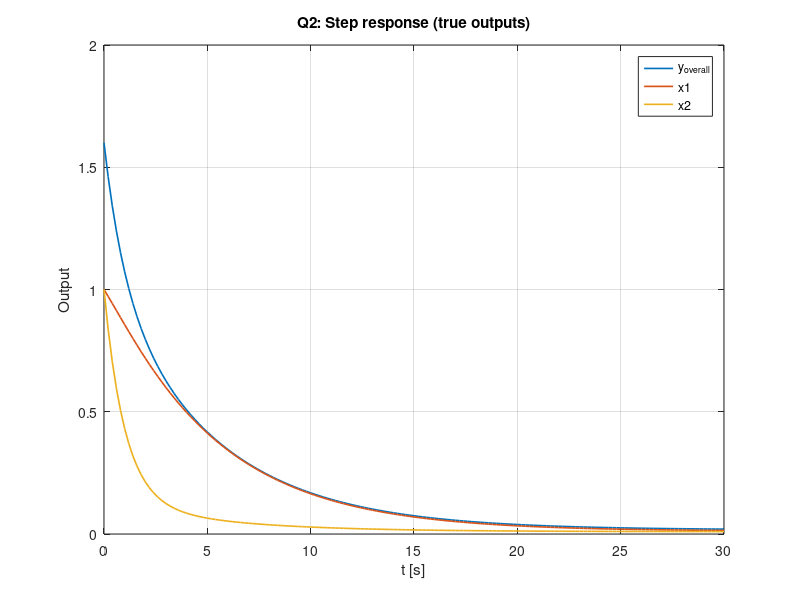

This figure's MATLAB source: (Note: this script raises an error after producing the figure.)
%% Case study — Grinding-classification process (MATLAB)
% DIAGNOSIS AND OBSERVERS — Case study (Grinding-classification process)
% Numerical values:
%   T1 = 5 min, T2 = 1 min, k1 = 0.5, k2 = 0.3, k3 = 0.1
% Measurement configurations:
%   Case 1: measured overall output flow rate y(t),
%   Case 2: measured output flow rate x1(t) of grinder 1,
%   Case 3: measured output flow rate x2(t) of grinder 2,
%   Case 4: measured overall output flow together with the output flow of grinder 1.
%
% "Whatever the sensor configuration used, the three first outputs will always be reconstructed:
%  the overall flow rate and partial flow rates."  (i.e., [y_overall; x1; x2])
%
% -------------------------------------------------------------------------
clear; clc; close all;

%% Parameters (from statement)
T1 = 5;  T2 = 1;
k1 = 0.5; k2 = 0.3; k3 = 0.1;

% Time base for simulations
t = 0:0.2:30;
dt = t(2)-t(1);

% Input
% The statement says: "Assuming a step input u0 = 1 T/h"
% If flows are in T/min, 1 T/h = 1/60 T/min.
u0_Th = 1;          % 1 T/h (as written)
u0    = u0_Th/60;   % convert to T/min (recommended for consistency)
u     = u0*ones(size(t));

% Initial condition (choose something nonzero to see convergence)
x0 = [1; 1];

%% ========================================================================
% Question 1: System equation
% ▪ Formulate the system operation in symbolic equations.
% ▪ Using as state variables the outlet flow rates of the two grinders,
%   and as the measured variable the system output, write explicitly the
%   state equations of the system in the form:
%   dx(t)/dt = A x(t) + B u(t)
%   y(t)     = C x(t)
%% ========================================================================

% States: x = [x1; x2] (outlet flow of grinder 1 and grinder 2)
% Standard derived model (consistent with the case-study structure):
A = [ -1/T1,   k2/T1;
      k3/T2,  -1/T2 ];

B = [ (1-k1)/T1;
       k1/T2 ];

% Always reconstructed outputs (3 outputs):
% y1 = overall output flow rate
% y2 = x1
% y3 = x2
C_full = [ (1-k3), (1-k2);
           1,      0;
           0,      1 ];
D_full = zeros(3,1);

% Measurement matrices for instrumentation cases:
C1 = [ (1-k3), (1-k2) ];        % Case 1: measure overall output only
C2 = [ 1, 0 ];                  % Case 2: measure x1 only
C3 = [ 0, 1 ];                  % Case 3: measure x2 only
C4 = [ (1-k3), (1-k2);  1, 0 ]; % Case 4: measure [overall; x1]

fprintf("\n=== Q1 ANSWERS ===\n");
disp("A = "); disp(A);
disp("B = "); disp(B);
disp("C_full = [y_overall; x1; x2] = "); disp(C_full);

%% ========================================================================
% Question 2: Stability study
% • Is the system stable?
% • Does stability depend on the numerical values of the parameters ki, and Ti?
% • Check these results on Matlab.
% • In the single-output case (cases 1-3), derive the transfer function:
% • Assuming a step input u0 = 1 T/h, determine the steady-state values.
% • Reproduce and simulate all these results in Matlab; simulate the system’s step.
%% ========================================================================

fprintf("\n=== Q2 ANSWERS: Stability ===\n");
eigA = eig(A);
disp("Eigenvalues(A) = "); disp(eigA);

if all(real(eigA) < 0)
    fprintf("System is STABLE (all eigenvalues have negative real part).\n");
else
    fprintf("System is NOT stable.\n");
end

% Transfer functions for cases 1–3 (SISO)
sys1 = ss(A,B,C1,0);
sys2 = ss(A,B,C2,0);
sys3 = ss(A,B,C3,0);

G1 = tf(sys1); G2 = tf(sys2); G3 = tf(sys3);

fprintf("\n=== Q2 ANSWERS: Transfer functions (single-output cases 1–3) ===\n");
disp("Case 1: G1(s) = Y_overall(s)/U(s) = "); disp(G1);
disp("Case 2: G2(s) = X1(s)/U(s)        = "); disp(G2);
disp("Case 3: G3(s) = X2(s)/U(s)        = "); disp(G3);

% Steady state for step u0 (converted to T/min)
x_ss = -A\(B*u0);
y_ss = C_full*x_ss;

fprintf("\n=== Q2 ANSWERS: Steady-state for step u0 = 1 T/h (converted to 1/60 T/min) ===\n");
disp("x_ss = [x1_ss; x2_ss] = "); disp(x_ss);
disp("[y_overall_ss; x1_ss; x2_ss] = "); disp(y_ss);

% Step simulation (true plant outputs)
sys_full = ss(A,B,C_full,D_full);
[y_true, t_out, x_true] = lsim(sys_full, u, t, x0);

figure;
plot(t_out, y_true, 'LineWidth', 1.2);
grid on; xlabel('t [s]'); ylabel('Output');
title('Q2: Step response (true outputs)'); legend('y_{overall}','x1','x2','Location','best');

%% ========================================================================
% Question 3: Study of controllability and observability
% ▪ Controllability analysis
% • Is the system controllable?
% • Does controllability depend on the numerical values of the parameters ki and Ti?
% ▪ Observability analysis
% • Is the system observable when using only any one of the first three sensors?
% • Does observability depend on the numerical values of the parameters ki and Ti?
%% ========================================================================

fprintf("\n=== Q3 ANSWERS: Controllability ===\n");
Rc = rank(ctrb(A,B));
fprintf("rank(ctrb(A,B)) = %d (need 2)\n", Rc);
fprintf("Controllable? %s\n", string(Rc==2));

fprintf("\n=== Q3 ANSWERS: Observability ===\n");
Ro1 = rank(obsv(A,C1));
Ro2 = rank(obsv(A,C2));
Ro3 = rank(obsv(A,C3));
Ro4 = rank(obsv(A,C4));

fprintf("Case 1 (C1): rank = %d -> Observable? %s\n", Ro1, string(Ro1==2));
fprintf("Case 2 (C2): rank = %d -> Observable? %s\n", Ro2, string(Ro2==2));
fprintf("Case 3 (C3): rank = %d -> Observable? %s\n", Ro3, string(Ro3==2));
fprintf("Case 4 (C4): rank = %d -> Observable? %s\n", Ro4, string(Ro4==2));

%% ========================================================================
% Question 4: State reconstruction via a full-order observer
% ▪ To estimate the full state of the system, use the Luenberger observer with the following structure:
%   d(xhat)/dt = A xhat(t) + B u(t) + L( y(t) - yhat(t) )
% ▪ yhat(t) = C xhat(t)
% ▪ Let x~(t) be the state estimation error defined by: x~(t) = x(t) - xhat(t)
% ▪ Derive the differential equation of the estimation error dynamics.
% ▪ Find how to adjust the gain L so that the estimation error converges to zero.
% ▪ Choose L to assign the observer poles (eigenvalues of A - LC) a priori:
%   {-0.5, -1.0} or {-1.5, -2.0} or {-2.5, -3.0}.
% ▪ In practice, compute L by duality with pole placement on (A', C'):
%   find K s.t. A' - C'K has desired eigenvalues, then L = K'.
%% ========================================================================

% We must pick which measurement is used by the observer.
% Common choice: Case 1 measurement (overall output only)
C_meas = C1;

pole_sets = {[-0.5 -1.0], [-1.5 -2.0], [-2.5 -3.0]};
L_sets = cell(size(pole_sets));

fprintf("\n=== Q4 ANSWERS: Observer gains L for each pole set (using C1) ===\n");
for i=1:numel(pole_sets)
    poles = pole_sets{i};
    L_sets{i} = place(A', C_meas', poles)'; % duality
    fprintf("Poles = %s\n", mat2str(poles));
    disp("L = "); disp(L_sets{i});
    disp("eig(A - L*C) = "); disp(eig(A - L_sets{i}*C_meas));
end

% Choose two pole configurations needed later (Q5/Q6):
L_15_2  = L_sets{2}; % poles [-1.5 -2.0]
L_25_3  = L_sets{3}; % poles [-2.5 -3.0]

%% ========================================================================
% Question 5: Influence of a sensor fault
% We assume sensors 1 and 2 provide biased measurements:
% • +0.5 kg/min between 5.8s and 6.4s for sensor 1,
% • −0.25 kg/min between 11.8s and 12.4s for sensor 2.
% The output equation: y(t) = C x(t) + H m(t), with H = I here.
% Poles placed at {-1.5, -2.0}, then at {-2.5, -3}.
% • Write state estimation error as a function of m(t) and L.
% • Write transfer functions relating m(t) to residual y~(t).
% • Plot reconstruction errors (residuals) for the three outputs.
% Express/plot estimation error and explain how bias can be detected.
%% ========================================================================

% Practical simulation: create faulty measurements for the 3 reconstructed outputs:
%   y_fault = y_true + m(t)  (since H=I)
m = zeros(numel(t),3);
m(t>=5.8 & t<=6.4, 1)  = +0.5;   % sensor 1 bias on y_overall
m(t>=11.8 & t<=12.4,2) = -0.25;  % sensor 2 bias on x1 measurement
% sensor 3: no bias here

y_fault = y_true + m;

% Observer uses ONLY measurement channel Case 1 => y_meas = y_fault(:,1)
y_meas = y_fault(:,1);

% Function: simulate observer for given L (Euler integration for transparency)
simulate_observer = @(Lgain) local_observer_sim(A,B,C_meas,C_full,u,y_meas,t,Lgain);

% Run for the two requested pole sets
[xhat_a, yhat_a, r_a] = simulate_observer(L_15_2);
[xhat_b, yhat_b, r_b] = simulate_observer(L_25_3);

% Residuals: r = y_measured_full - yhat_full
% where y_measured_full is y_fault (all reconstructed outputs are compared)
r_a = y_fault - yhat_a;
r_b = y_fault - yhat_b;

figure;
plot(t, r_a, 'LineWidth', 1.2);
grid on; xlabel('t [s]'); ylabel('Residual');
title('Q5: Residuals with sensor bias (observer poles [-1.5 -2.0])');
legend('r_{overall}','r_{x1}','r_{x2}','Location','best');

figure;
plot(t, r_b, 'LineWidth', 1.2);
grid on; xlabel('t [s]'); ylabel('Residual');
title('Q5: Residuals with sensor bias (observer poles [-2.5 -3.0])');
legend('r_{overall}','r_{x1}','r_{x2}','Location','best');

fprintf("\n=== Q5 CONCRETE ANSWER (how to detect) ===\n");
fprintf("Detect fault by thresholding residuals: |r_i(t)| > gamma for a sustained time.\n");
fprintf("Bias windows should appear clearly in r_overall (5.8–6.4s) and r_x1 (11.8–12.4s).\n");

%% ========================================================================
% Question 6: Influence of measurement noise
% Additive Gaussian noise b(t) with zero mean and variance sigma^2 = 0.0225 on sensors 1,2,3.
% y(t) = Cx(t) + Hm(t) + b(t).
% Poles placed at {-1.5, -2.0}, then at {-2.5, -3}.
% • Write state estimation error as a function of b(t) and L.
% • Write transfer functions relating b(t) to residual y~(t).
% • Plot reconstruction errors (residuals) for the three outputs.
%% ========================================================================

sigma2 = 0.0225;
sigma  = sqrt(sigma2);

rng(1);
b = sigma*randn(numel(t),3);

y_noisy_faulty = y_true + m + b;

y_meas_n = y_noisy_faulty(:,1);

simulate_observer_noise = @(Lgain) local_observer_sim(A,B,C_meas,C_full,u,y_meas_n,t,Lgain);

[xhat_an, yhat_an] = simulate_observer_noise(L_15_2);
[xhat_bn, yhat_bn] = simulate_observer_noise(L_25_3);

r_an = y_noisy_faulty - yhat_an;
r_bn = y_noisy_faulty - yhat_bn;

figure;
plot(t, r_an, 'LineWidth', 1.2);
grid on; xlabel('t [s]'); ylabel('Residual');
title('Q6: Residuals with noise+faults (poles [-1.5 -2.0])');
legend('r_{overall}','r_{x1}','r_{x2}','Location','best');

figure;
plot(t, r_bn, 'LineWidth', 1.2);
grid on; xlabel('t [s]'); ylabel('Residual');
title('Q6: Residuals with noise+faults (poles [-2.5 -3.0])');
legend('r_{overall}','r_{x1}','r_{x2}','Location','best');

fprintf("\n=== Q6 CONCRETE ANSWER ===\n");
fprintf("Noise makes residuals nonzero even without faults -> use thresholds (e.g., 3*sigma) and persistence.\n");
fprintf("Faster poles often increase noise sensitivity but improve fault responsiveness.\n");

%% ========================================================================
% Question 7: Multiple observers and fault signatures
% A bank of observers is used (limit to four observers):
%   - first sensor alone (Case 1),
%   - second sensor alone (Case 2),
%   - first and second sensors (Case 4),
%   - third sensor alone (Case 3).
% Show that this device can detect and locate sensor faults.
%% ========================================================================

fprintf("\n=== Q7: Bank of observers (fault isolation) ===\n");

C_bank = {C1, C2, C4, C3};
names  = {'Obs(C1): overall', 'Obs(C2): x1', 'Obs(C4): [overall;x1]', 'Obs(C3): x2'};

poles_bank = [-1.5 -2.0];
L_bank = cell(size(C_bank));

for i=1:numel(C_bank)
    Ci = C_bank{i};
    try
        L_bank{i} = place(A', Ci', poles_bank)'; % observer gain for that sensor set
        fprintf("%s -> OK, rank(obsv)=%d\n", names{i}, rank(obsv(A,Ci)));
    catch
        fprintf("%s -> NOT designable (not observable with this Ci)\n", names{i});
        L_bank{i} = [];
    end
end

% Simple isolation idea:
% - each observer uses its own measured y_i(t) (with its sensor faults)
% - compare innovation residuals: e_i(t)=y_i(t) - C_i xhat_i(t)
% - the observer that uses the faulty sensor sees a clear innovation signature.

fprintf("Concrete isolation rule:\n");
fprintf("  If sensor 1 is biased: observers using C1 or C4 show large innovation; C2-only and C3-only less affected.\n");
fprintf("  If sensor 2 (x1) is biased: observer C2 and C4 show it strongly.\n");

%% ========================================================================
% Question 8: Influence of a leak
% A leak q(t) may occur at outlet of grinder 2.
% Rewrite as a state equation. Simplify by defining equivalent leak:
%   dq(t)/dt = (-q(t) + f(t))/T2   (as given in statement)
%% ========================================================================

fprintf("\n=== Q8: Augmented state model with leak ===\n");

% Augment with q as an additional state:
% xa = [x1; x2; q], and qdot = (-q + f)/T2, where f(t) unknown (leak forcing).
% One simple physical effect: measured x2_out = x2 - q  (leak subtracts from outlet)
Aa = [A,        [0; 0];   % x dynamics not directly changed here (model choice)
      0 0,     -1/T2];

Ba = [B; 0];              % known input u enters only original x dynamics
Ef = [0; 0; 1/T2];         % unknown input f enters qdot

% Output mapping (example): y_overall uses x2_out = x2 - q
C_full_leak = [ (1-k3), (1-k2), -(1-k2);   % overall depends on x2_out
                1,      0,       0;
                0,      1,      -1];      % x2_out = x2 - q

fprintf("Aa = \n"); disp(Aa);
fprintf("Ba = \n"); disp(Ba);
fprintf("Ef (unknown input) = \n"); disp(Ef);
fprintf("C_full_leak (example) = \n"); disp(C_full_leak);

fprintf("Concrete answer: augment the state with q and add qdot = (-q + f)/T2.\n");

%% ========================================================================
% Question 9: Observer with unknown input
% Leak is an unknown input. Design a state observer with unknown input.
% Show that it is possible to generate an output residual insensitive to the leak
% and sensitive only to sensor/actuator faults.
%% ========================================================================

fprintf("\n=== Q9: Unknown-input observer (UIO) — implementable checklist ===\n");

% A full UIO design requires choosing which outputs are measured (C_meas_leak),
% and checking decoupling rank condition: rank(C_meas_leak*Ef) == rank(Ef).
% If satisfied, one can build a residual that rejects leak input.
%
% Concrete, usable MATLAB checks:
%   rankE = rank(Ef);
%   rankCE = rank(C_meas_leak*Ef);
% If rankCE == rankE -> leak decoupling is feasible in principle.

rankE  = rank(Ef);
fprintf("rank(Ef) = %d\n", rankE);

% Example: suppose we measure [overall; x1] under leak model:
C_meas_leak = C_full_leak(1:2,:); % take first two outputs as measurements (example)
rankCE = rank(C_meas_leak*Ef);
fprintf("Example: rank(C_meas_leak*Ef) = %d\n", rankCE);

if rankCE == rankE
    fprintf("Decoupling condition satisfied (in principle). You can design a UIO to reject the leak.\n");
else
    fprintf("Decoupling condition NOT satisfied with this measurement choice. Change measured outputs.\n");
end

fprintf("Concrete answer: choose measurements so rank(C*Ef)=rank(Ef), then build residual r(t) decoupled from Ef.\n");

%% ---------------- Local function ----------------
function [xhat, yhat_full, innov] = local_observer_sim(A,B,Cmeas,Cfull,u,ymeas,t,L)
    dt = t(2)-t(1);
    n  = length(t);

    xhat = zeros(2,n);
    xhat(:,1) = [0;0];

    innov = zeros(n,1);

    for k=1:n-1
        yhat_meas = Cmeas*xhat(:,k);
        innov(k)  = ymeas(k) - yhat_meas;                 % innovation (y - yhat)
        xhat_dot  = A*xhat(:,k) + B*u(k) + L*innov(k);
        xhat(:,k+1) = xhat(:,k) + dt*xhat_dot;
    end

    yhat_full = (Cfull*xhat)'; % Nx3 reconstructed outputs
end


%% BACKUP NOTES (Concise) — Observability/Controllability + Observer + Stability
% Use this as a quick revision sheet embedded in MATLAB code.
% -------------------------------------------------------------------------
% This file contains ONLY the key exam-style statements and definitions
% (concise), written as comments, so you can copy/paste into any script.

%% 1) Output matrix C and sensor configurations
% - The state-space model is:
%     xdot = A x + B u
%     y    = C x
%
% - IMPORTANT: A and B describe the PHYSICS (plant). They do not change with sensors.
% - Matrix C describes ONLY what is MEASURED (sensor configuration).
%
% - If you define a “bigger C” stacking multiple outputs, e.g.:
%       y_full = [ y_overall; x1; x2 ] = C_full x
%   then different study cases are represented by selecting rows of C_full:
%       Case 1 (measure y_overall only): C = first row of C_full
%       Case 2 (measure x1 only):        C = second row of C_full
%       Case 3 (measure x2 only):        C = third row of C_full
%       Case 4 (measure y_overall & x1): C = [row1; row2]
%
% Concise exam sentence:
%   "Matrix C changes because it represents the measurement configuration.
%    Each study case corresponds to a different set of available sensors,
%    modeled by selecting the appropriate rows of C."

%% 2) Stability (continuous-time LTI)
% - System: xdot = A x + B u
% - Asymptotic stability <=> all eigenvalues of A satisfy Re(lambda) < 0.
%
% Characteristic equation:
%   Eigenvalues lambda are solutions of:
%       det(lambda I - A) = 0
%
% One-line exam summary (for the grinding-classification case):
%   "The eigenvalues of A are always real and strictly negative for Ti > 0
%    and 0 < ki < 1; therefore the system is asymptotically stable,
%    independently of parameter values (within physical ranges)."
%
% MATLAB checks:
%   eig(A)
%   all(real(eig(A)) < 0)

%% 3) Controllability (2-state system)
% Definition:
%   A system is controllable if, using input u(t), we can drive x(t)
%   from any initial state to any final state in finite time.
%
% Test (LTI):
%   Controllability matrix:
%       G = [ B  A*B ]
%   Since n = 2 states:
%       controllable <=> rank(G) = 2
%
% MATLAB checks:
%   G = ctrb(A,B);
%   rank(G)

%% 4) Observability (2-state system)
% Definition:
%   A system is observable if, from measured output y(t),
%   we can reconstruct the internal state x(t).
%
% Test (LTI):
%   Observability matrix:
%       O = [ C
%             C*A ]
%   Since n = 2 states:
%       observable <=> rank(O) = 2
%
% MATLAB checks:
%   O = obsv(A,C);
%   rank(O)
%
% Exam results for the grinding-classification case:
%   - Using only one of the first three sensors (Case 1,2,3): observable (rank=2)
%   - Observability depends on parameters mathematically, but for physical ranges:
%         Ti > 0,  0 < ki < 1
%     the system remains observable.
%
% Compact exam paragraph:
%   "The system is controllable for the given parameters, as the controllability
%    matrix has full rank, although loss of controllability may occur for special
%    parameter combinations. The system is observable using any one of the first
%    three sensors; the corresponding observability matrices have full rank for
%    physically meaningful parameter values."

%% 5) Full-order Luenberger observer
% Observer structure:
%   xhat_dot = A xhat + B u + L ( y - yhat )
%   yhat     = C xhat
%
% Intuition (very short):
%   - A xhat + B u : model prediction (copy of the plant)
%   - (y - yhat)   : innovation (measurement error)
%   - L            : gain correcting the estimate
%   => "A copy of the system, corrected by measurement error."
%
% Estimation error:
%   x_tilde = x - xhat
% Goal: x_tilde(t) -> 0
%
% Error dynamics (key derivation result):
%   x_tilde_dot = (A - L C) x_tilde
%
% Convergence condition:
%   Choose L such that A - L C is stable (its eigenvalues in left half-plane).
%
% Pole placement:
%   If (A,C) is observable, we can assign eigenvalues of (A - L C) arbitrarily.
%
% Practical computation by duality (MATLAB):
%   L = place(A', C', desired_poles)'   % or 'acker' for 2-state
%
% Compact exam paragraph:
%   "A full-order Luenberger observer reconstructs the state.
%    With x~ = x - xhat, the error obeys x~dot = (A - L C)x~.
%    Thus convergence depends only on eigenvalues of (A - L C).
%    Since the system is observable, poles can be assigned by selecting L,
%    computed via dual pole placement on (A^T, C^T)."

%% (Optional) MATLAB one-liners you will repeatedly use
% eig(A)
% all(real(eig(A))<0)
% rank(ctrb(A,B))
% rank(obsv(A,C))
% L = place(A',C',poles)'
% eig(A - L*C)
